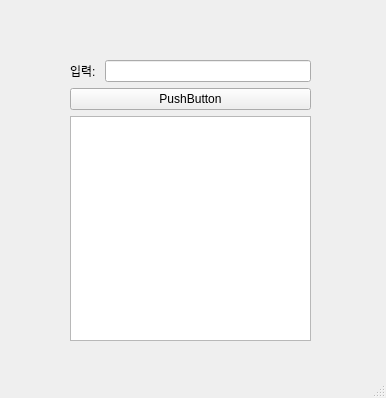
<?xml version="1.0" encoding="UTF-8"?>
<ui version="4.0">
 <class>MainWindow</class>
 <widget class="QMainWindow" name="MainWindow">
  <property name="geometry">
   <rect>
    <x>0</x>
    <y>0</y>
    <width>386</width>
    <height>398</height>
   </rect>
  </property>
  <property name="windowTitle">
   <string>MainWindow</string>
  </property>
  <widget class="QWidget" name="centralwidget">
   <widget class="QWidget" name="gridLayoutWidget">
    <property name="geometry">
     <rect>
      <x>70</x>
      <y>60</y>
      <width>241</width>
      <height>281</height>
     </rect>
    </property>
    <layout class="QGridLayout" name="gridLayout">
     <item row="0" column="0">
      <widget class="QLabel" name="label">
       <property name="text">
        <string>입력: </string>
       </property>
      </widget>
     </item>
     <item row="1" column="0" colspan="2">
      <widget class="QPushButton" name="btn">
       <property name="text">
        <string>PushButton</string>
       </property>
      </widget>
     </item>
     <item row="0" column="1">
      <widget class="QLineEdit" name="le"/>
     </item>
     <item row="2" column="0" colspan="2">
      <widget class="QPlainTextEdit" name="pte"/>
     </item>
    </layout>
   </widget>
  </widget>
  <widget class="QStatusBar" name="statusbar"/>
 </widget>
 <resources/>
 <connections/>
</ui>
